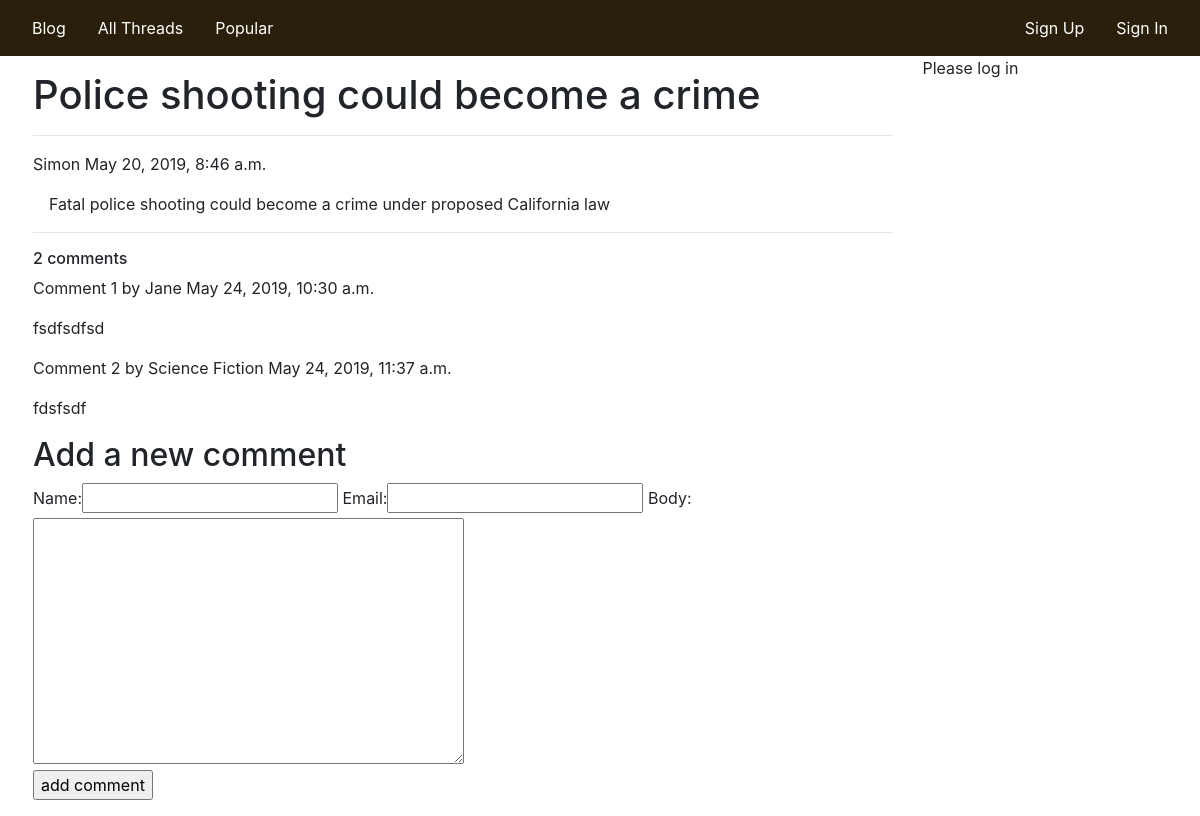
Before: /blog/3/police-shooting-could-become-crime with the older database file.
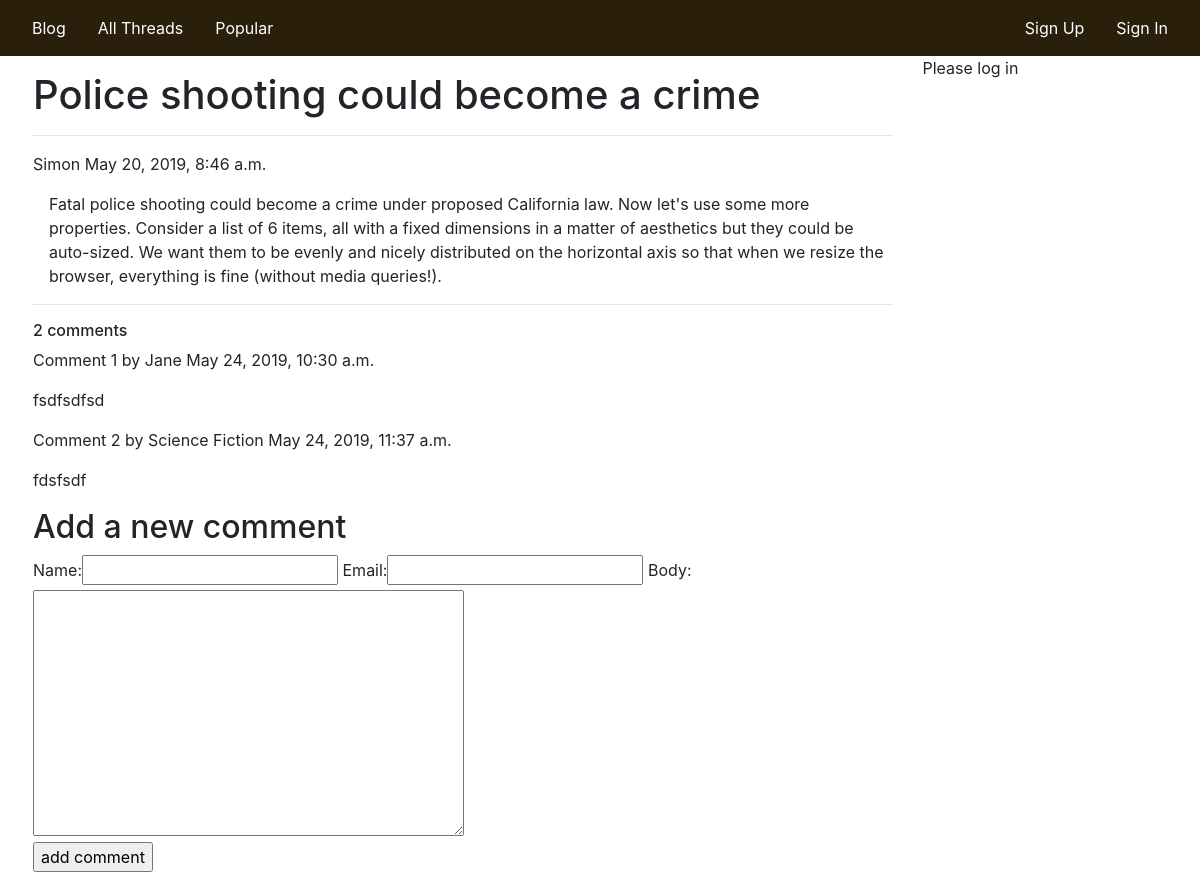
After: the same page with the newer database file.
### blog/models.py (models this page shows, shortened)
class Post(models.Model):
    title = models.CharField(max_length=200)
    slug = models.SlugField(max_length=200, unique_for_date="pub_date")
    author = models.ForeignKey(
        User, null=True, on_delete=models.SET_NULL, related_name="blog_posts")
    body = models.TextField()
    pub_date = models.DateTimeField(default=timezone.now)
    created = models.DateTimeField(auto_now_add=True)
    updated = models.DateTimeField(auto_now=True)
    STATUS_CHOICES = (('draft', 'Draft'), ('published', 'Published'))
    status = models.CharField(
        max_length=10, choices=STATUS_CHOICES, default='draft')
    class Meta:
        ordering = ("-pub_date",)

### blog/views.py (the view)
def post_detail(request, pk, post):
    post = get_object_or_404(
        Post, id=pk, slug=post)
    comments = post.comments.filter(approved=True)
    new_comment = None
    if request.method == 'POST':
        comment_form = CommentForm(data=request.POST)
        if comment_form.is_valid():
            new_comment = comment_form.save(commit=False)
            new_comment.post = post
            new_comment.save()
    else:
        comment_form = CommentForm()
    return render(request,
                  'blog/post/detail.html',
                  {'post': post,
                   'comments': comments,
                   'new_comment': new_comment,
                   'comment_form': comment_form})

### blog/forms.py
class CommentForm(forms.ModelForm):
    class Meta:
        model = Comment
        fields = ('name', 'email', 'body')

### blog/templates/blog/post/detail.html
{%extends "blog/base.html"%} {%block content%}
<h1>{{ post.title }}</h1>
<hr />
<p>
  <span class="author">{{ post.author }}</span> {{ post.pub_date }}
</p>
<p class="post-content">{{ post.body }}</p>
<hr />
{% with comments.count as total_comments %}
<h6>{{ total_comments }} comment{{ total_comments | pluralize }}</h6>
{% endwith %} {% for comment in comments %}
<div class="comment">
  <p class="info">
    Comment {{ forloop.counter }} by {{ comment.name }} {{ comment.created }}
  </p>
  {{ comment.body | linebreaks }}
</div>
{% empty %}
<p>There are no comments yet.</p>
{% endfor %} {% if new_comment %}
<h4>Your comment has been added.</h4>
{%else%}
<h2>Add a new comment</h2>
<form method="POST">
  {{ comment_form.as_table }} {%csrf_token%}
  <p><input type="submit" value="add comment" /></p>
</form>
{%endif%} {%endblock%}

Changed rows visible on the page:
changed Post "Police shooting could become a crime": body "Fatal police shooting could become a crime under proposed California law" → "…crime under proposed California law. Now let's use some more properties. Consider a list of 6 items, all with a fixed dimensions in a matter of aesthetics but they could be auto-sized. We want them to be evenly and nicely distributed on the horizontal axis so that when we resize the browser, everything is fine (without media queries!)."
